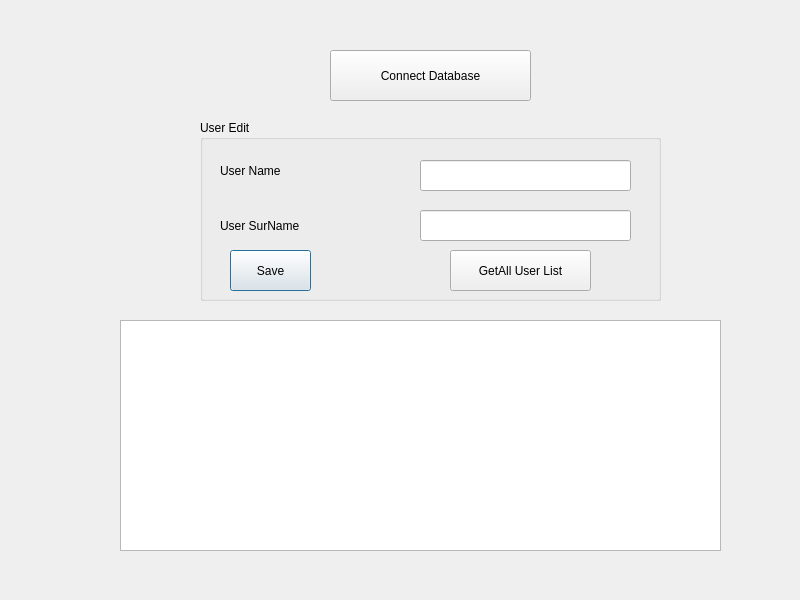
<?xml version="1.0" encoding="UTF-8"?>
<ui version="4.0">
 <class>Dialog</class>
 <widget class="QDialog" name="Dialog">
  <property name="geometry">
   <rect>
    <x>0</x>
    <y>0</y>
    <width>800</width>
    <height>600</height>
   </rect>
  </property>
  <property name="windowTitle">
   <string>Dialog</string>
  </property>
  <widget class="QTableView" name="tableViewUser">
   <property name="geometry">
    <rect>
     <x>120</x>
     <y>320</y>
     <width>601</width>
     <height>231</height>
    </rect>
   </property>
  </widget>
  <widget class="QGroupBox" name="groupBox">
   <property name="geometry">
    <rect>
     <x>200</x>
     <y>120</y>
     <width>461</width>
     <height>181</height>
    </rect>
   </property>
   <property name="title">
    <string>User Edit</string>
   </property>
   <widget class="QLabel" name="label">
    <property name="geometry">
     <rect>
      <x>20</x>
      <y>40</y>
      <width>111</width>
      <height>21</height>
     </rect>
    </property>
    <property name="text">
     <string>User Name</string>
    </property>
   </widget>
   <widget class="QLabel" name="label_2">
    <property name="geometry">
     <rect>
      <x>20</x>
      <y>90</y>
      <width>131</width>
      <height>31</height>
     </rect>
    </property>
    <property name="text">
     <string>User SurName</string>
    </property>
   </widget>
   <widget class="QLineEdit" name="lineEditUserName">
    <property name="geometry">
     <rect>
      <x>220</x>
      <y>40</y>
      <width>211</width>
      <height>31</height>
     </rect>
    </property>
   </widget>
   <widget class="QLineEdit" name="lineEditUserSurname">
    <property name="geometry">
     <rect>
      <x>220</x>
      <y>90</y>
      <width>211</width>
      <height>31</height>
     </rect>
    </property>
   </widget>
   <widget class="QPushButton" name="pushButtonUserSave">
    <property name="geometry">
     <rect>
      <x>30</x>
      <y>130</y>
      <width>81</width>
      <height>41</height>
     </rect>
    </property>
    <property name="text">
     <string>Save</string>
    </property>
   </widget>
   <widget class="QPushButton" name="pushButtonUserGetAll">
    <property name="geometry">
     <rect>
      <x>250</x>
      <y>130</y>
      <width>141</width>
      <height>41</height>
     </rect>
    </property>
    <property name="text">
     <string>GetAll User List</string>
    </property>
   </widget>
  </widget>
  <widget class="QPushButton" name="pushButtonConnDb">
   <property name="geometry">
    <rect>
     <x>330</x>
     <y>50</y>
     <width>201</width>
     <height>51</height>
    </rect>
   </property>
   <property name="text">
    <string>Connect Database</string>
   </property>
  </widget>
 </widget>
 <resources/>
 <connections/>
</ui>
